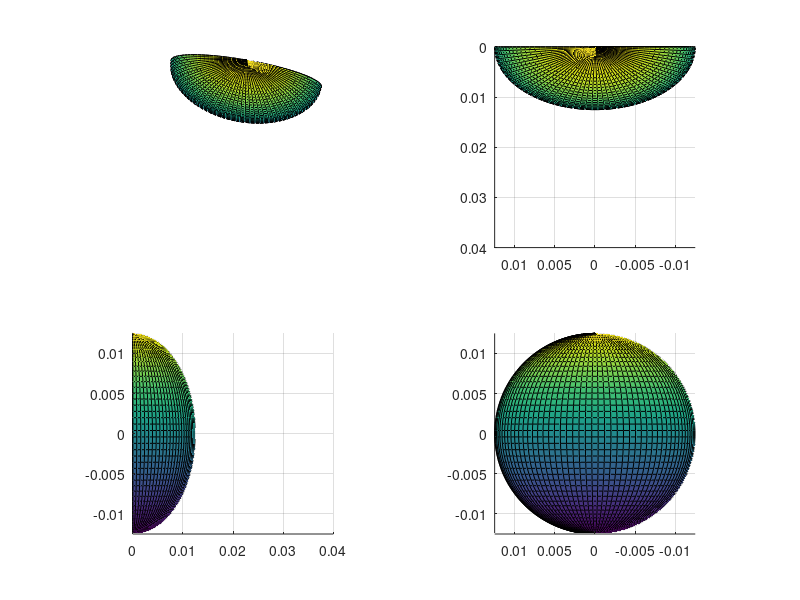

Write the MATLAB code that produced this figure. (Note: this script raises an error after producing the figure.)
%%%%%%% Test simu Field 1 04_03_2013 %%%%%%%%%%%

clear all
close all
clc

%%%%%%%%%%%%%%%%%%%%%%%%%%%%%%%%%%%%%%%%%%%%%%%%
%%%%%%%%%% Define parameters %%%%%%%%%%%%%%%%%%%

R = 12.5/1000; % Radius of the transducer [mm]
Rfocal = 40/1000; % Focal radius of the transducer [mm]
ele_size = .5/1000; % Size of math elements

%%%%%%%%%%%%%%%%%%%%%%%%%%%%%%%%%%%%%%%%%%%%%%%%

r = R; % Plot concave source
[theta,phi] = meshgrid(linspace(0,pi,2*R/ele_size),linspace(-pi/2,pi/2,2*R/ele_size));
x1 = r.*cos(theta).*cos(phi);
y1 = r.*sin(theta).*cos(phi);
z1 = r.*sin(phi);
theta = 0;
[r,phi] = meshgrid(linspace(0,R,2*R/ele_size),linspace(-pi/2,pi/2,2*R/ele_size));
x2 = r.*cos(theta).*cos(phi);
y2 = r.*sin(theta).*cos(phi);
z2 = r.*sin(phi);
theta = pi;
[r,phi] = meshgrid(linspace(0,R,2*R/ele_size),linspace(-pi/2,pi/2,2*R/ele_size));
x3 = r.*cos(theta).*cos(phi);
y3 = r.*sin(theta).*cos(phi);
z3 = r.*sin(phi);
x = [x1;x2;x3];
y = [y1;y2;y3];
z = [z1;z2;z3];

figure(100)
subplot(2,2,1); surf(x,y,z)
axis square
view(10,100)
axis([ -R R 0 Rfocal -R R ])
axis off
subplot(2,2,2); surf(x,y,z)
axis square
view(-180,90)
axis([ -R R 0 Rfocal -R R ])
subplot(2,2,3); surf(x,y,z)
axis square
view(90,0)
axis([ -R R 0 Rfocal -R R ])
subplot(2,2,4); surf(x,y,z)
axis square
view(0,180)
axis([ -R R 0 Rfocal -R R ])
clear x1 x2 x3 y1 y2 y3 z1 z2 z3 x y z r theta phi


Th = xdc_concave(R,Rfocal,ele_size); % Define concave source

%%%%%%%%%%%%%%%%%%%%%%%%%%%%%%%%%%%%%%%%%%%%%%%%%%%

%xdc_show(Th)

A = -R:ele_size:R;
B = -R:ele_size:R;
C = 0:ele_size:2*R;


length(A)*length(B)*length(C)
length(A)
for a = 1:1:length(A)
    a
    for b = 1:1:length(B)
        
        for c = 1:1:length(C)
            points = [A(a) B(b) C(c)];
            [hp, start_time] = calc_hp(Th,points);
%            start_time_tot(a,b,c)=start_time;
%             for k=1:1:length(hp)
%                 hp_tot(a,b,c,k)=hp(k);
%             end
            PressionPascal(a,b,c)=max(hp);
%             figure
%             plot(hp)
            clear hp start_time points
        end
    end
end

%save('PressureFiled_3.mat','PressionPascal','-mat')
zrtfgzertfgzertzer
for i=1:1:length(C)
    figure(i)
    surf(PressionPascal(:,:,i))
    axis([0 length(A) 0 length(B) 0 max(max(max(PressionPascal(:,:,4:length(C)))))])
    shading interp
    view(0,90)
    saveas(gcf,['PressureField_3b_' num2str(i)], 'jpg')
    close(gcf)
end






